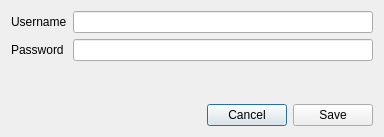
<?xml version="1.0" encoding="UTF-8"?>
<ui version="4.0">
 <class>Dialog</class>
 <widget class="QDialog" name="Dialog">
  <property name="geometry">
   <rect>
    <x>0</x>
    <y>0</y>
    <width>384</width>
    <height>137</height>
   </rect>
  </property>
  <property name="windowTitle">
   <string>Account details</string>
  </property>
  <layout class="QVBoxLayout" name="verticalLayout_2">
   <item>
    <layout class="QFormLayout" name="formLayout">
     <item row="0" column="0">
      <widget class="QLabel" name="label">
       <property name="text">
        <string>Username</string>
       </property>
      </widget>
     </item>
     <item row="0" column="1">
      <widget class="QLineEdit" name="txtUserName"/>
     </item>
     <item row="1" column="0">
      <widget class="QLabel" name="label_2">
       <property name="text">
        <string>Password</string>
       </property>
      </widget>
     </item>
     <item row="1" column="1">
      <widget class="QLineEdit" name="txtPassword">
       <property name="echoMode">
        <enum>QLineEdit::Password</enum>
       </property>
      </widget>
     </item>
    </layout>
   </item>
   <item>
    <layout class="QHBoxLayout" name="horizontalLayout_3">
     <item>
      <spacer name="horizontalSpacer">
       <property name="orientation">
        <enum>Qt::Horizontal</enum>
       </property>
       <property name="sizeHint" stdset="0">
        <size>
         <width>40</width>
         <height>20</height>
        </size>
       </property>
      </spacer>
     </item>
     <item>
      <widget class="QPushButton" name="btnCancel">
       <property name="text">
        <string>Cancel</string>
       </property>
       <property name="icon">
        <iconset theme="dialog-cancel">
         <normaloff>.</normaloff>.</iconset>
       </property>
      </widget>
     </item>
     <item>
      <widget class="QPushButton" name="BtnSave">
       <property name="text">
        <string>Save</string>
       </property>
       <property name="icon">
        <iconset theme="dialog-ok-apply">
         <normaloff>.</normaloff>.</iconset>
       </property>
      </widget>
     </item>
    </layout>
   </item>
  </layout>
 </widget>
 <resources/>
 <connections>
  <connection>
   <sender>BtnSave</sender>
   <signal>clicked()</signal>
   <receiver>Dialog</receiver>
   <slot>accept()</slot>
   <hints>
    <hint type="sourcelabel">
     <x>285</x>
     <y>106</y>
    </hint>
    <hint type="destinationlabel">
     <x>238</x>
     <y>-23</y>
    </hint>
   </hints>
  </connection>
  <connection>
   <sender>btnCancel</sender>
   <signal>clicked()</signal>
   <receiver>Dialog</receiver>
   <slot>reject()</slot>
   <hints>
    <hint type="sourcelabel">
     <x>145</x>
     <y>105</y>
    </hint>
    <hint type="destinationlabel">
     <x>150</x>
     <y>-13</y>
    </hint>
   </hints>
  </connection>
 </connections>
</ui>
